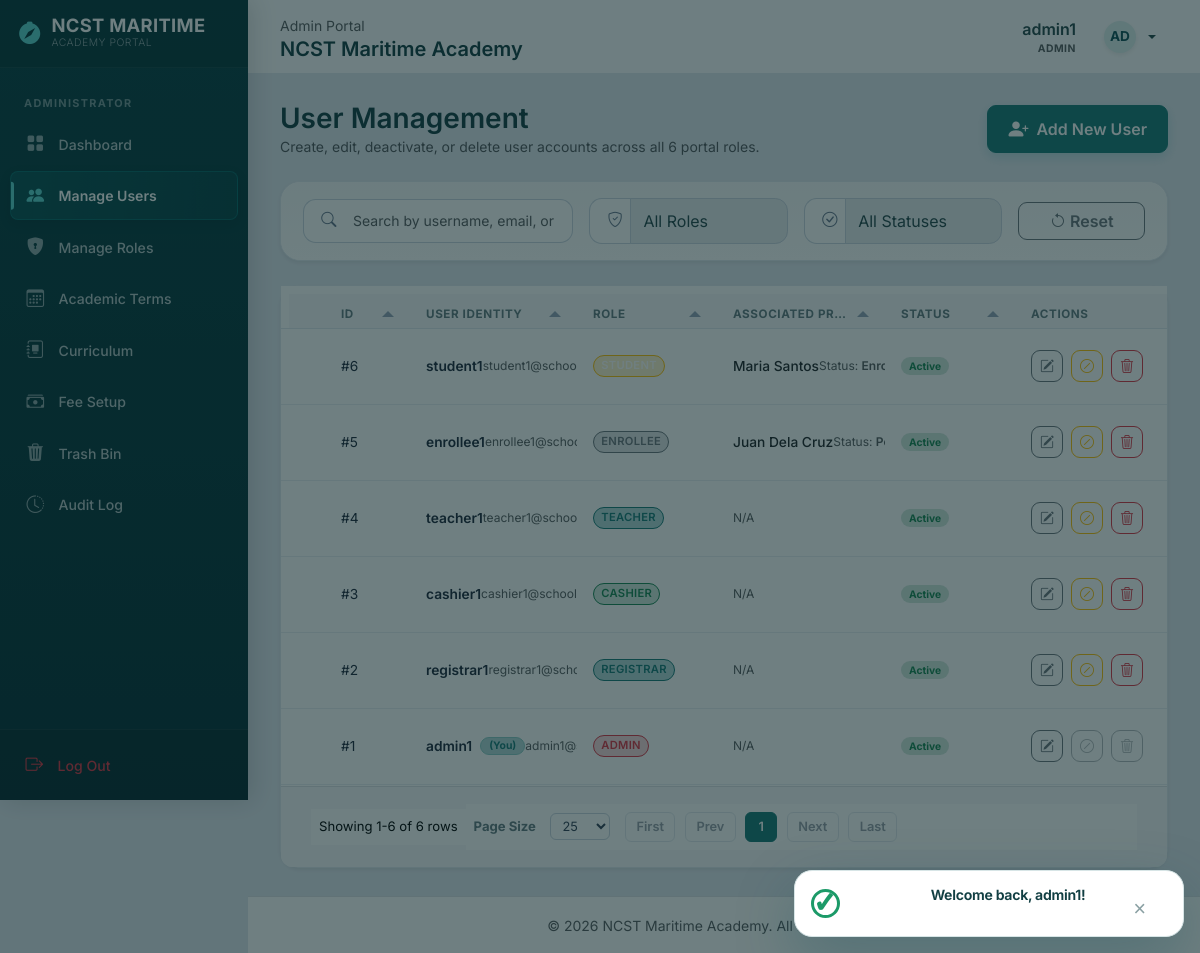
/admin/manage_users (signed in), run on the app's committed database.
### tables this page shows
CREATE TABLE IF NOT EXISTS students (
    id INT UNSIGNED AUTO_INCREMENT PRIMARY KEY,
    user_id INT UNSIGNED NOT NULL,
    academic_term_id INT UNSIGNED NULL,
    first_name VARCHAR(50) NOT NULL,
    middle_name VARCHAR(50) NULL,
    last_name VARCHAR(50) NOT NULL,
    suffix VARCHAR(10) NULL,
    birthdate DATE NULL,
    place_of_birth VARCHAR(100) NULL,
    gender ENUM('Male','Female','Other') NULL,
    civil_status ENUM('Single','Married','Widowed','Separated') NULL,
    nationality VARCHAR(50) NULL,
    religion VARCHAR(50) NULL,
    contact_number VARCHAR(20) NULL,
    address_street VARCHAR(100) NULL,
    address_barangay VARCHAR(100) NULL,
    address_city VARCHAR(100) NULL,
    address_province VARCHAR(100) NULL,
    address_zip_code VARCHAR(10) NULL,
    guardian_name VARCHAR(100) NULL,
    guardian_relationship VARCHAR(50) NULL,
    guardian_contact_number VARCHAR(20) NULL,
    guardian_address VARCHAR(255) NULL,
    shs_track_strand VARCHAR(100) NULL,
    shs_name VARCHAR(100) NULL,
    shs_type ENUM('Public','Private') NULL,
    year_graduated INT NULL,
    general_average DECIMAL(5,2) NULL,
    program_applying_for VARCHAR(100) NULL,
    program_code VARCHAR(20) NULL,
    applicant_type ENUM('New Student','Transferee') NULL,
    age TINYINT UNSIGNED NULL,
    year_level ENUM('1st Year','2nd Year','3rd Year','4th Year') NULL,
    ack_submit_without_docs TINYINT(1) NOT NULL DEFAULT 0,
    revision_notes TEXT NULL,
    application_status ENUM('draft','pending','under_review','approved','eligible_to_enroll','rejected','needs_revision') NOT NULL DEFAULT 'draft',
    admission_status ENUM('draft','pending','under_review','approved','needs_revision','rejected','admitted') NOT NULL DEFAULT 'draft',
    enrollment_status ENUM('draft','pending','needs_revision','approved','section_chosen','walk_in_ready','paid','enrolled','rejected') NOT NULL DEFAULT 'draft',
    payment_status ENUM('unpaid','partially_paid','fully_paid') NOT NULL DEFAULT 'unpaid',
    outstanding_balance DECIMAL(10,2) NOT NULL DEFAULT 0.00,
    walk_in_validated_at TIMESTAMP NULL,
    walk_in_validated_by INT UNSIGNED NULL,
    walk_in_notes TEXT NULL,
    created_at TIMESTAMP NOT NULL DEFAULT CURRENT_TIMESTAMP,
    updated_at TIMESTAMP NOT NULL DEFAULT CURRENT_TIMESTAMP ON UPDATE CURRENT_TIMESTAMP,
    UNIQUE KEY uq_students_user_id (user_id),
    KEY idx_students_term (academic_term_id),
    KEY idx_students_application_status (application_status),
    KEY idx_students_admission_status (admission_status),
    KEY idx_students_status (enrollment_status),
    KEY idx_students_name (last_name, first_name),
    KEY idx_students_program_code (program_code),
    CONSTRAINT fk_students_user
        FOREIGN KEY (user_id) REFERENCES users(id)
        ON DELETE CASCADE ON UPDATE CASCADE,
    CONSTRAINT fk_students_academic_term
        FOREIGN KEY (academic_term_id) REFERENCES academic_terms(id)
        ON DELETE RESTRICT ON UPDATE CASCADE,
    CONSTRAINT fk_students_walk_in_validator
        FOREIGN KEY (walk_in_validated_by) REFERENCES users(id)
        ON DELETE SET NULL ON UPDATE CASCADE,
    CONSTRAINT fk_students_program_code
        FOREIGN KEY (program_code) REFERENCES programs(program_code)
        ON DELETE SET NULL ON UPDATE CASCADE
);

CREATE TABLE IF NOT EXISTS users (
    id INT UNSIGNED AUTO_INCREMENT PRIMARY KEY,
    username VARCHAR(50) NOT NULL,
    password_hash VARCHAR(255) NOT NULL,
    role ENUM('enrollee','student','admin','registrar','cashier','teacher') NOT NULL,
    email VARCHAR(100) NOT NULL,
    first_name VARCHAR(50) NULL,
    last_name VARCHAR(50) NULL,
    is_active TINYINT(1) NOT NULL DEFAULT 1,
    created_at TIMESTAMP NOT NULL DEFAULT CURRENT_TIMESTAMP,
    updated_at TIMESTAMP NOT NULL DEFAULT CURRENT_TIMESTAMP ON UPDATE CURRENT_TIMESTAMP,
    UNIQUE KEY uq_users_username (username),
    UNIQUE KEY uq_users_email (email),
    KEY idx_users_role_active (role, is_active)
);

### admin/manage_users.php (the view, shortened to what this page needs)
<?php
require_once '../config/database.php';
try {
    $stmt = $pdo->query("
        SELECT u.*,
               s.first_name, s.last_name, s.birthdate, s.address_street, s.contact_number, s.enrollment_status
        FROM users u
        LEFT JOIN students s ON u.id = s.user_id
        ORDER BY u.id DESC
    ");
    $users = $stmt->fetchAll();
} catch (\PDOException $e) {
    error_log("Fetch users failed: " . $e->getMessage());
    $users = [];
}
require_once '../includes/header.php';
?>
<div class="d-flex justify-content-between align-items-center mb-4 flex-wrap gap-2">
    <div>
        <h3 class="m-0 text-navy-alt">User Management</h3>
        <p class="text-muted small m-0">Create, edit, deactivate, or delete user accounts across all 6 portal roles.</p>
    </div>
    <button type="button" class="btn btn-brand-primary d-flex align-items-center gap-2" data-bs-toggle="modal" data-bs-target="#addUserModal">
        <i class="bi bi-person-plus-fill fs-5"></i> Add New User
    </button>
</div>
<div class="card card-premium shadow-sm mb-4">
    <div class="card-body card-body-premium py-3">
        <div class="row g-3 align-items-center">
            <div class="col-12 col-md-4">
                <div class="input-group">
                    <span class="input-group-text"><i class="bi bi-search"></i></span>
                    <input type="text" id="searchInput" class="form-control" placeholder="Search by username, email, or name..." oninput="scheduleUserFilter()">
                </div>
            </div>
            <div class="col-12 col-sm-6 col-md-3">
                <div class="input-group">
                    <span class="input-group-text"><i class="bi bi-shield-check"></i></span>
                    <select id="roleFilter" class="form-select" onchange="filterUsersTable()">
                        <option value="">All Roles</option>
                    </select>
                </div>
            </div>
            <div class="col-12 col-sm-6 col-md-3">
                <div class="input-group">
                    <span class="input-group-text"><i class="bi bi-check-circle"></i></span>
                    <select id="statusFilter" class="form-select" onchange="filterUsersTable()">
                        <option value="">All Statuses</option>
                    </select>
                </div>
            </div>
            <div class="col-12 col-md-2 text-md-end">
                <button type="button" class="btn btn-outline-secondary w-100" onclick="resetFilters()">
                    <i class="bi bi-arrow-counterclockwise"></i> Reset
                </button>
            </div>
        </div>
    </div>
</div>
<div class="card card-premium shadow-sm">
    <div class="card-body card-body-premium p-0">
        <div class="table-responsive">
            <table class="table table-hover table-maritime align-middle m-0" id="usersTable">
                <thead class="table-light">
                    <tr>
                    </tr>
                </thead>
                <tbody>
                    <?php if (!empty($users)): ?>
                        <?php foreach ($users as $u):
                            $roleBadges = [
                                'admin'     => 'bg-danger-subtle text-danger border-danger',
                                'registrar' => 'bg-brand-primary-subtle text-brand-primary border-brand-primary',
                                'cashier'   => 'bg-success-subtle text-success border-success',
                                'teacher'   => 'bg-brand-primary-subtle text-brand-primary border-brand-primary',
                                'student'   => 'bg-warning-subtle text-warning-dark border-warning',
                                'enrollee'  => 'bg-secondary-subtle text-secondary border-secondary'
                            ];
                            $badgeClass = isset($roleBadges[$u['role']]) ? $roleBadges[$u['role']] : 'bg-light text-dark';
                            $fullName = '—';
                            if (in_array($u['role'], ['student', 'enrollee']) && !empty($u['first_name'])) {
                                $fullName = htmlspecialchars($u['first_name'] . ' ' . $u['last_name']);
                            }
                            $isActive = (int)$u['is_active'] === 1;
                            $isSelf = (int)$u['id'] === (int)($_SESSION['user_id'] ?? 0);
                        ?>
                            <tr class="user-row"
                                data-username="<?php echo htmlspecialchars($u['username']); ?>"
                                data-email="<?php echo htmlspecialchars($u['email']); ?>"
                                data-role="<?php echo htmlspecialchars($u['role']); ?>"
                                data-fullname="<?php echo strtolower($fullName); ?>"
                                data-status="<?php echo $isActive ? 'active' : 'deactivated'; ?>">
                                <td class="ps-4 text-muted small">#<?php echo $u['id']; ?></td>
                                <td>
                                    <div class="fw-semibold text-darker d-flex align-items-center gap-2">
                                        <?php echo htmlspecialchars($u['username']); ?>
                                        <?php if ($isSelf): ?>
                                            <span class="badge bg-primary-subtle text-primary border border-primary-subtle rounded-pill" style="font-size: 0.65rem; padding: 0.2rem 0.5rem;">(You)</span>
                                        <?php endif; ?>
                                    </div>
                                    <div class="text-muted small"><?php echo htmlspecialchars($u['email']); ?></div>
                                </td>
                                <td>
                                    <span class="badge border <?php echo $badgeClass; ?> px-2.5 py-1 text-uppercase fw-semibold" style="font-size: 0.7rem; letter-spacing: 0.3px;">
                                        <?php echo htmlspecialchars($u['role']); ?>
                                    </span>
                                </td>
                                <td>
                                    <?php if ($fullName !== '—'): ?>
                                        <div class="fw-medium text-dark"><?php echo $fullName; ?></div>
                                        <div class="text-muted small text-capitalize" style="font-size: 0.75rem;">
                                            Status: <span class="fw-semibold"><?php echo htmlspecialchars($u['enrollment_status']); ?></span>
                                        </div>
                                    <?php else: ?>
                                        <span class="text-muted small">N/A</span>
                                    <?php endif; ?>
                                </td>
                                <td>
                                    <?php if ($isActive): ?>
                                        <span class="badge bg-success-subtle text-success px-2 py-1 small rounded-pill">Active</span>
                                    <?php else: ?>
                                        <span class="badge bg-danger-subtle text-danger px-2 py-1 small rounded-pill">Deactivated</span>
                                    <?php endif; ?>
                                </td>
                                <td class="pe-4 text-end">
                                    <div class="d-inline-flex gap-2">
                                        <button type="button"
                                                class="btn btn-sm btn-outline-secondary"
                                                title="Edit Account"
                                                data-user-id="<?php echo (int)$u['id']; ?>"
                                                onclick="openEditModal(this.dataset.userId)">
                                            <i class="bi bi-pencil-square"></i>
                                        </button>
                                        <?php if ($isSelf): ?>
                                            <button type="button"
                                                    class="btn btn-sm btn-outline-secondary opacity-50"
                                                    disabled
                                                    title="Cannot deactivate your own active session"
                                                    style="cursor: not-allowed;">
                                                <i class="bi bi-slash-circle"></i>
                                            </button>
                                            <button type="button"
                                                    class="btn btn-sm btn-outline-secondary opacity-50"
                                                    disabled
                                                    title="Cannot delete your own active session"
                                                    style="cursor: not-allowed;">
                                                <i class="bi bi-trash3"></i>
                                            </button>
                                        <?php else: ?>
                                            <?php if ($isActive): ?>
                                                <button type="button"
                                                        class="btn btn-sm btn-outline-warning"
                                                        title="Deactivate Account"
                                                        data-user-id="<?php echo (int)$u['id']; ?>"
                                                        data-username="<?php echo htmlspecialchars($u['username'], ENT_QUOTES, 'UTF-8'); ?>"
                                                        data-active="0"
                                                        onclick="confirmStatusToggle(this.dataset.userId, this.dataset.username, 0)">
                                                    <i class="bi bi-slash-circle"></i>
                                                </button>
                                            <?php endif; ?>
                                            <button type="button"
                                                    class="btn btn-sm btn-outline-danger"
                                                    title="Delete Account"
                                                    data-user-id="<?php echo (int)$u['id']; ?>"
                                                    data-username="<?php echo htmlspecialchars($u['username'], ENT_QUOTES, 'UTF-8'); ?>"
                                                    onclick="confirmDelete(this.dataset.userId, this.dataset.username)">
                                                <i class="bi bi-trash3"></i>
                                            </button>
                                        <?php endif; ?>
                                    </div>
                                </td>
                            </tr>
                        <?php endforeach; ?>
                    <?php endif; ?>
                </tbody>
            </table>
        </div>
    </div>
</div>
<?php
require_once '../includes/footer.php';
?>

### data on the page
students: user "6", user.username "student1", user.email "student1@s…", fullName "Maria Santos"
students: user "5", user.username "enrollee1", user.email "enrollee1@…", user.role "ENROLLEE", fullName "Juan Dela Cruz"
users: id "4", username "teacher1", email "teacher1@s…", role "TEACHER", shows "N/A", is_active "Active"
users: id "3", username "cashier1", email "cashier1@s…", role "CASHIER", shows "N/A", is_active "Active"
users: id "2", username "registrar1", email "registrar1…", role "REGISTRAR", shows "N/A", is_active "Active"
users: id "1", username "admin1", shows "(You)", email "ad…", role "ADMIN", shows "N/A", is_active "Active"

### other printed values
$_SESSION['role'] "Admin"
$_SESSION['username'] "admin1"
$_SESSION['role'] "ADMIN"
$initials "AD"
